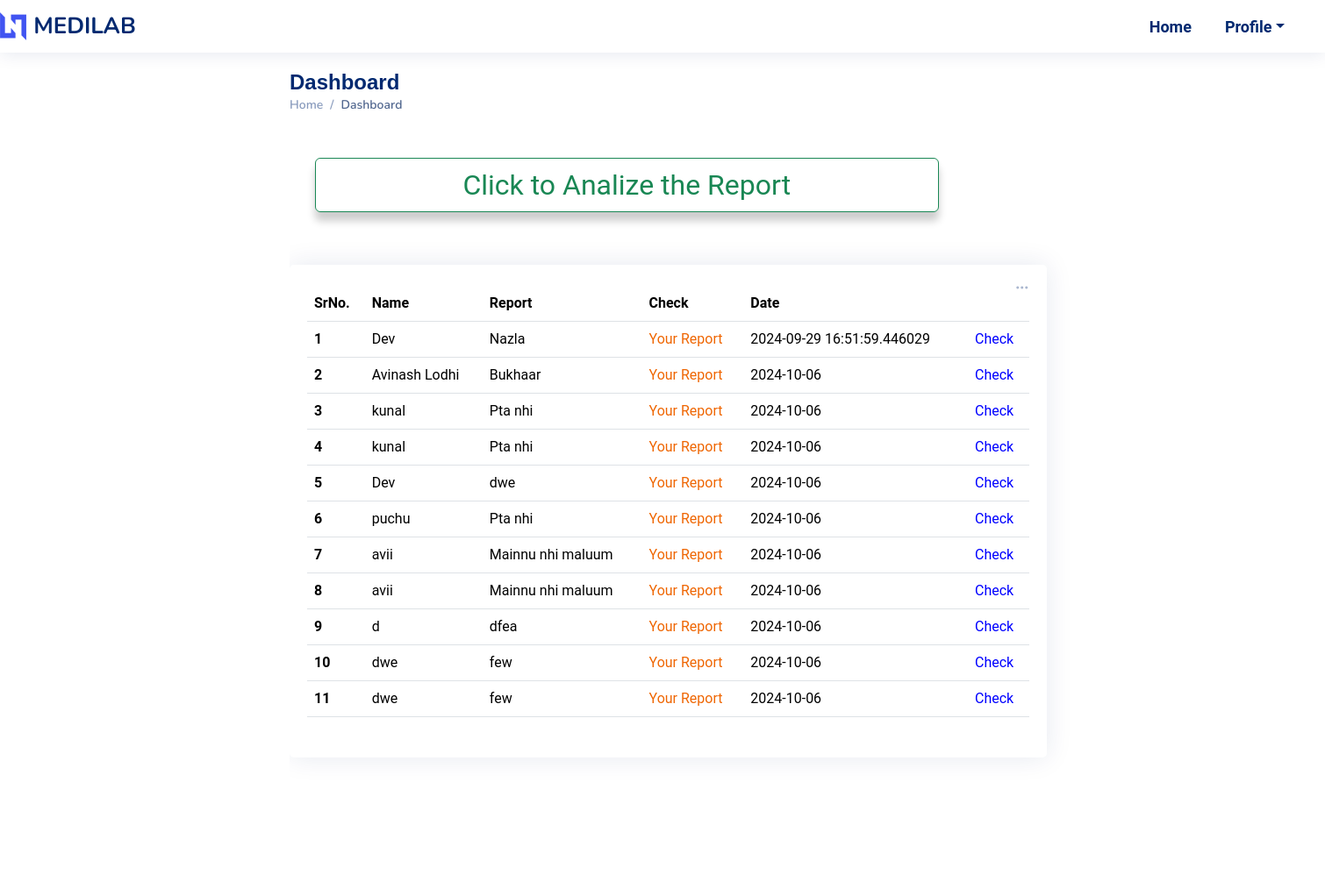
The app's page /dashboard (signed in), older data.
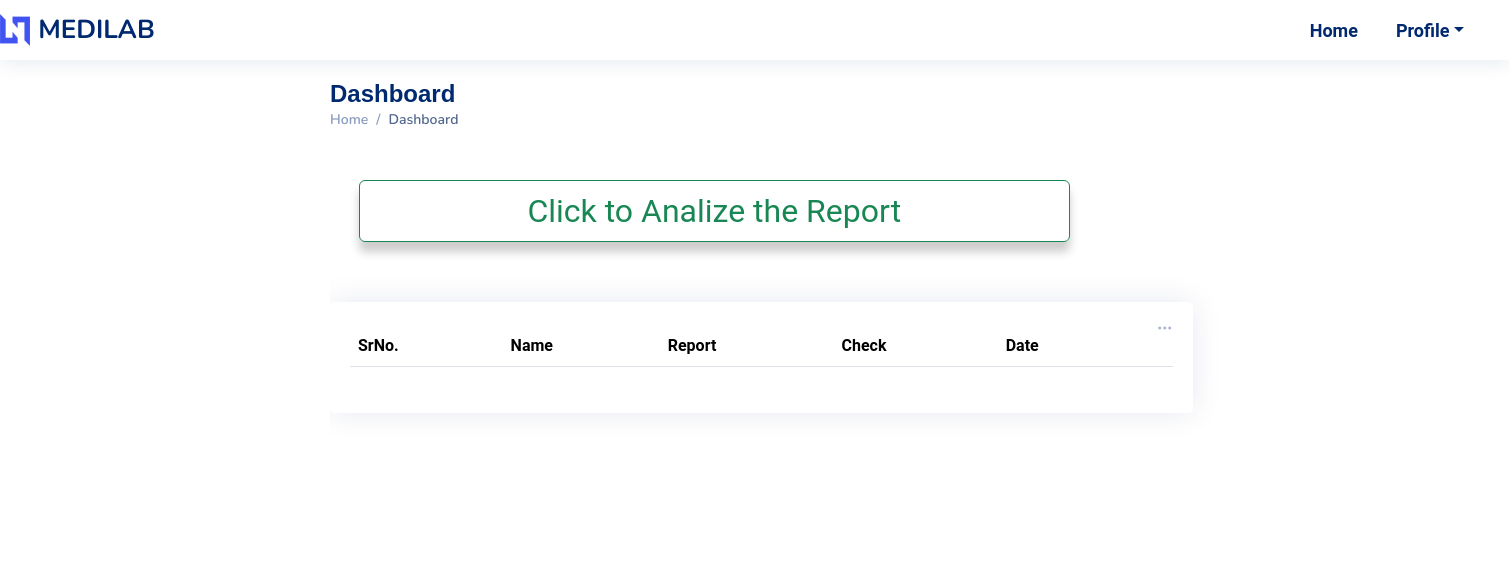
The same page, newer data.
### main.py (models this page shows)
class Prevreports(db.Model):
    __tablename__ = 'prevreports'  # Fix: Table name should be double-underscored.
    Sno = db.Column(db.Integer, primary_key=True)
    Email = db.Column(db.String(80), db.ForeignKey('login.Email'),nullable=False)  # Fix: Correct foreign key table name 'login.Email'.
    Name = db.Column(db.String(80), nullable=False)
    Report = db.Column(db.String(150), nullable=False)
    File=db.Column(db.String(200),nullable=False)
    Date = db.Column(db.String(80), nullable=True)

### main.py (the view)
@app.route("/dashboard")
def dash():
    if('user' in session):
        user=Login.query.filter_by(Username=session['user']).first()
        if user:
            x=Prevreports.query.filter_by(Email=user.Email).first()
            data=Prevreports.query.filter_by(Email=user.Email).all()
            return render_template("dashboard.html",data=data,name=x)
    else:
        return render_template('dashboard.html')

### templates/dashboard.html (shortened to what this page needs)
<!DOCTYPE html>
<html lang="en">
<head>
  <link href="{{url_for('static',filename='assets/vendordsh/bootstrap/css/bootstrap.min.css')}}" rel="stylesheet">
  <link href="{{url_for('static',filename='assets/vendordsh/bootstrap-icons/bootstrap-icons.css')}}" rel="stylesheet">
  <link href="{{url_for('static',filename='assets/vendordsh/boxicons/css/boxicons.min.css')}}" rel="stylesheet">
  <link href="{{url_for('static',filename='assets/vendordsh/quill/quill.snow.css')}}" rel="stylesheet">
  <link href="{{url_for('static',filename='assets/vendordsh/quill/quill.bubble.css')}}" rel="stylesheet">
  <link href="{{url_for('static',filename='assets/vendordsh/remixicon/remixicon.css')}}" rel="stylesheet">
  <link href="{{url_for('static',filename='assets/vendordsh/simple-datatables/style.css')}}" rel="stylesheet">
  <link href="{{url_for('static',filename='assets/css/styledsh.css')}}" rel="stylesheet">
  <link href="{{url_for('static',filename='assets/css/main.css')}}" rel="stylesheet">
</head>
<body style="width: 100%;height: 100%;">
  <header id="header" class="header fixed-top d-flex align-items-center">
    <div>
      <a href="/" class="logo d-flex align-items-center" >
        <img src="{{url_for('static',filename='assets/imgdsh/logo.png')}}" alt="">
        <span class="d-none d-lg-block">MEDILAB</span>
      </a>
    </div>
    <nav class="header-nav ms-auto">
      <ul class="d-flex align-items-center">
        <li>
          <a class="nav-link nav-profile d-flex align-items-center pe-0" href="/" >
            <span class="d-none d-md-block ps-2" style="font-size: large; margin-right: 30px;" >Home   </span>
          </a>
        </li>
        <li class="nav-item dropdown pe-3">
          <a class="nav-link nav-profile d-flex align-items-center pe-0" href="#" data-bs-toggle="dropdown">
            <span class="d-none d-md-block dropdown-toggle ps-2" style="font-size: large; margin-right: 30px;" >Profile</span>
          </a>
        </li>
      </ul>
    </nav>
  </header>
  <main id="main" class="main" style="height: 100%; width: 100%;">
    <div class="pagetitle">
      <h1>Dashboard</h1>
      <nav>
        <ol class="breadcrumb">
          <li class="breadcrumb-item"><a href="/">Home</a></li>
          <li class="breadcrumb-item active">Dashboard</li>
        </ol>
      </nav>
      <br>
    </div>
    <div style="margin-left: 2%;">
      <div >
        <a href="/dashboard/rpt" class="btn btn-outline-success" style="justify-content: center; align-items: center; font-size: xx-large; width: 50%;box-shadow: 0 10px 10px rgba(0, 0, 0, 0.2);">Click to Analize the Report</a>
      </div>
    </div>
    <section class="section dashboard" style="width: 100%;">
      <div class="row">
        <div class="col-lg-8">
          <div class="row">
            <div >
              <div class="card info-card sales-card" style="width: 90%;">
                <div class="filter">
                  <a class="icon" href="#" data-bs-toggle="dropdown"><i class="bi bi-three-dots"></i></a>
                </div>
                <br>
                <div class="card-body">
                  <table class="table">
                    <thead class="thead-dark">
                      <tr>
                        <th scope="col">SrNo. </th>
                        <th scope="col">Name</th>
                        <th scope="col">Report</th>
                        <th scope="col">Check</th>
                        <th scope="col">Date</th>
                        <th scope="col"></th>
                      </tr>
                    </thead>
                    <tbody>
                      {% for p in data %}
                      <tr>
                        <th >{{p.Sno}}</th>
                        <td>{{p.Name}}</td>
                        <td>{{p.Report}}</td>
                        <td><a href="/dashboard/yourpdf{{p.File}}">
                        Your Report</a></td>
                        <td>{{p.Date}}</td>
                        <td><a href="/dashboard/rpt/analyze?filename={{p.File}}" style="color: blue;">Check</a></td>
                      </tr>
                      {% endfor %}
                    </tbody>
                  </table>
                </div>
              </div>
            </div>
<div>       <br>     <br></div>
          </main>
</body>
</html>

### static/assets/css/styledsh.css (style rules this page uses)
:root { scroll-behavior: smooth; }
body { font-family: "Open Sans", sans-serif; background: #f6f9ff; color: #444444; }
a { color: #4154f1; text-decoration: none; }
h1, h2, h3, h4, h5, h6 { font-family: "Nunito", sans-serif; }
#main { margin-top: 60px; padding: 20px 30px; transition: all 0.3s; }
.pagetitle { margin-bottom: 10px; }
.pagetitle h1 { font-size: 24px; margin-bottom: 0; font-weight: 600; color: #012970; }
.card { margin-bottom: 30px; border: none; border-radius: 5px; box-shadow: 0px 0 30px rgba(1, 41, 112, 0.1); }
.card-body { padding: 0 20px 20px 20px; }
.breadcrumb { font-size: 14px; font-family: "Nunito", sans-serif; color: #899bbd; font-weight: 600; }
.breadcrumb a { color: #899bbd; transition: 0.3s; }
.breadcrumb .breadcrumb-item::before { color: #899bbd; }
.breadcrumb .active { color: #51678f; font-weight: 600; }
.logo { line-height: 1; }
@media (min-width: 1200px) { .logo { width: 280px; } }
.logo img { max-height: 26px; margin-right: 6px; }
.logo span { font-size: 26px; font-weight: 700; color: #012970; font-family: "Nunito", sans-serif; }
.header { transition: all 0.5s; z-index: 997; height: 60px; box-shadow: 0px 2px 20px rgba(1, 41, 112, 0.1); background-color: #fff; padding-left: 20px; }
.header-nav ul { list-style: none; }
.header-nav>ul { margin: 0; padding: 0; }
.header-nav .nav-profile { color: #012970; }
.header-nav .nav-profile span { font-size: 14px; font-weight: 600; }
@media (min-width: 1200px) { #main, #footer { margin-left: 300px; } }
.dashboard .filter { position: absolute; right: 0px; top: 15px; }
.dashboard .filter .icon { color: #aab7cf; padding-right: 20px; padding-bottom: 5px; transition: 0.3s; font-size: 16px; }
.dashboard .info-card { padding-bottom: 10px; }

### static/assets/css/main.css (style rules this page uses)
:root { --default-font: "Roboto", system-ui, -apple-system, "Segoe UI", Roboto, "Helvetica Neue", Arial, "Noto Sans", "Liberation Sans", sans-serif, "Apple Color Emoji", "Segoe UI Emoji", "Segoe UI Symbol", "Noto Color Emoji"; --heading-font: "Raleway", sans-serif; --nav-font: "Poppins", sans-serif; }
:root { --background-color: #ffffff; --default-color: #444444; --heading-color: #2a2c39; --accent-color: #ef6603; --surface-color: #ffffff; --contrast-color: #ffffff; }
:root { --nav-color: #ffffff; --nav-hover-color: #ef6603; }
:root { scroll-behavior: smooth; }
body { color: var(--default-color); background-color: var(--background-color); font-family: var(--default-font); }
a { color: var(--accent-color); text-decoration: none; transition: 0.3s; }
h1, h2, h3, h4, h5, h6 { color: var(--heading-color); font-family: var(--heading-font); }
.header { --background-color: rgba(255, 255, 255, 0); --heading-color: #ffffff; color: var(--default-color); background-color: var(--background-color); padding: 20px 0; transition: all 0.5s; z-index: 997; }
.header .logo { line-height: 1; }
.header .logo img { max-height: 32px; margin-right: 8px; }
section, .section { color: var(--default-color); background-color: var(--background-color); padding: 60px 0; scroll-margin-top: 77px; overflow: clip; }

Row changes from the older to the newer data that the page shows:
removed Prevreports: Sno "1", Name "Dev", Report "Nazla", Date "2024-09-29 16:51:59.446029"
removed Prevreports: Sno "2", Name "Avinash Lodhi", Report "Bukhaar", Date "2024-10-06"
removed Prevreports: Sno "3", Name "kunal", Report "Pta nhi", Date "2024-10-06"
removed Prevreports: Sno "4", Name "kunal", Report "Pta nhi", Date "2024-10-06"
removed Prevreports: Sno "5", Name "Dev", Report "dwe", Date "2024-10-06"
removed Prevreports: Sno "6", Name "puchu", Report "Pta nhi", Date "2024-10-06"
removed Prevreports: Sno "7", Name "avii", Report "Mainnu nhi maluum", Date "2024-10-06"
removed Prevreports: Sno "8", Name "avii", Report "Mainnu nhi maluum", Date "2024-10-06"
removed Prevreports: Sno "9", Name "d", Report "dfea", Date "2024-10-06"
removed Prevreports: Sno "10", Name "dwe", Report "few", Date "2024-10-06"
removed Prevreports: Sno "11", Name "dwe", Report "few", Date "2024-10-06"
